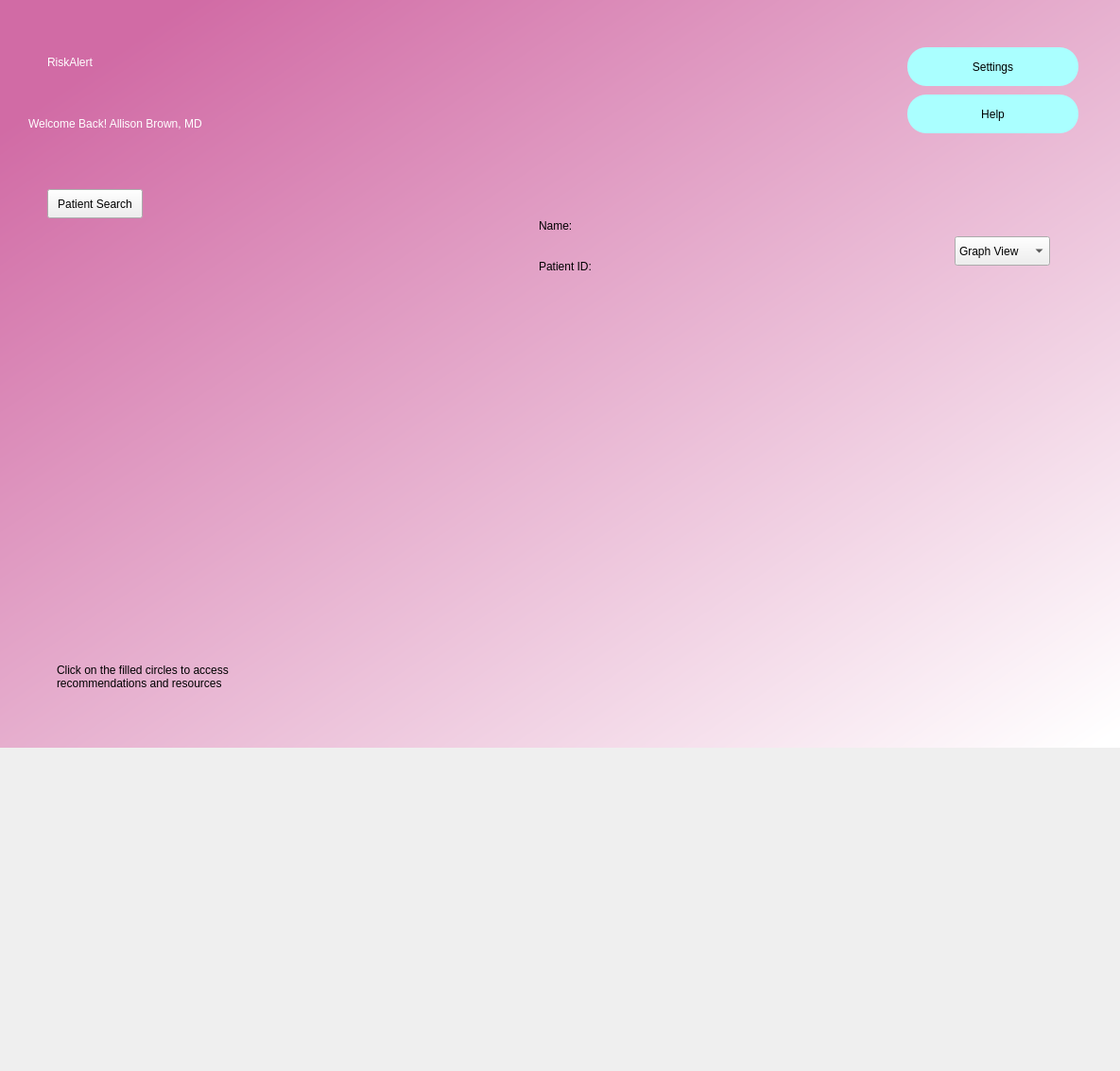
<?xml version="1.0" encoding="UTF-8"?>
<ui version="4.0">
 <class>Dialog</class>
 <widget class="QDialog" name="Dialog">
  <property name="geometry">
   <rect>
    <x>0</x>
    <y>0</y>
    <width>1185</width>
    <height>1133</height>
   </rect>
  </property>
  <property name="windowTitle">
   <string>Dialog</string>
  </property>
  <widget class="QWidget" name="bgwidget" native="true">
   <property name="geometry">
    <rect>
     <x>-10</x>
     <y>-10</y>
     <width>1201</width>
     <height>801</height>
    </rect>
   </property>
   <property name="styleSheet">
    <string notr="true">QWidget#bgwidget{
background-color:qlineargradient(spread:pad, x1:0.091, y1:0.101636, x2:0.991379, y2:0.977, stop:0 rgba(209, 107, 165, 255), stop:1 rgba(255, 255, 255, 255));}</string>
   </property>
   <widget class="QLabel" name="brand_name">
    <property name="geometry">
     <rect>
      <x>60</x>
      <y>40</y>
      <width>201</width>
      <height>71</height>
     </rect>
    </property>
    <property name="styleSheet">
     <string notr="true">font: 36pt &quot;MS Shell Dlg 2&quot;; color:rgb(255, 255, 255)</string>
    </property>
    <property name="text">
     <string>RiskAlert</string>
    </property>
   </widget>
   <widget class="QLabel" name="greet_message">
    <property name="geometry">
     <rect>
      <x>40</x>
      <y>110</y>
      <width>881</width>
      <height>61</height>
     </rect>
    </property>
    <property name="styleSheet">
     <string notr="true">font: 16pt &quot;MS Shell Dlg 2&quot;;color:rgb(255, 255, 255)</string>
    </property>
    <property name="text">
     <string>Welcome Back! Allison Brown, MD</string>
    </property>
   </widget>
   <widget class="QPushButton" name="settings_button">
    <property name="geometry">
     <rect>
      <x>970</x>
      <y>60</y>
      <width>181</width>
      <height>41</height>
     </rect>
    </property>
    <property name="styleSheet">
     <string notr="true">border-radius:20px;
background-color: rgb(170, 255, 255);
font: 14pt &quot;MS Shell Dlg 2&quot;;</string>
    </property>
    <property name="text">
     <string>Settings</string>
    </property>
   </widget>
   <widget class="QPushButton" name="help_button">
    <property name="geometry">
     <rect>
      <x>970</x>
      <y>110</y>
      <width>181</width>
      <height>41</height>
     </rect>
    </property>
    <property name="styleSheet">
     <string notr="true">border-radius:20px;
background-color: rgb(170, 255, 255);
font: 14pt &quot;MS Shell Dlg 2&quot;;</string>
    </property>
    <property name="text">
     <string>Help</string>
    </property>
   </widget>
   <widget class="QPushButton" name="back_button">
    <property name="geometry">
     <rect>
      <x>60</x>
      <y>210</y>
      <width>101</width>
      <height>31</height>
     </rect>
    </property>
    <property name="text">
     <string>Patient Search</string>
    </property>
   </widget>
   <widget class="QWidget" name="verticalLayoutWidget">
    <property name="geometry">
     <rect>
      <x>580</x>
      <y>230</y>
      <width>160</width>
      <height>80</height>
     </rect>
    </property>
    <layout class="QVBoxLayout" name="verticalLayout">
     <item>
      <widget class="QLabel" name="label">
       <property name="text">
        <string>Name:</string>
       </property>
      </widget>
     </item>
     <item>
      <widget class="QLabel" name="label_2">
       <property name="text">
        <string>Patient ID: </string>
       </property>
      </widget>
     </item>
    </layout>
   </widget>
   <widget class="QComboBox" name="comboBox">
    <property name="geometry">
     <rect>
      <x>1020</x>
      <y>260</y>
      <width>101</width>
      <height>31</height>
     </rect>
    </property>
    <item>
     <property name="text">
      <string>Graph View</string>
     </property>
    </item>
   </widget>
   <widget class="QLabel" name="label_3">
    <property name="geometry">
     <rect>
      <x>70</x>
      <y>700</y>
      <width>191</width>
      <height>51</height>
     </rect>
    </property>
    <property name="text">
     <string>Click on the filled circles to access 
recommendations and resources </string>
    </property>
   </widget>
  </widget>
 </widget>
 <resources/>
 <connections/>
</ui>
